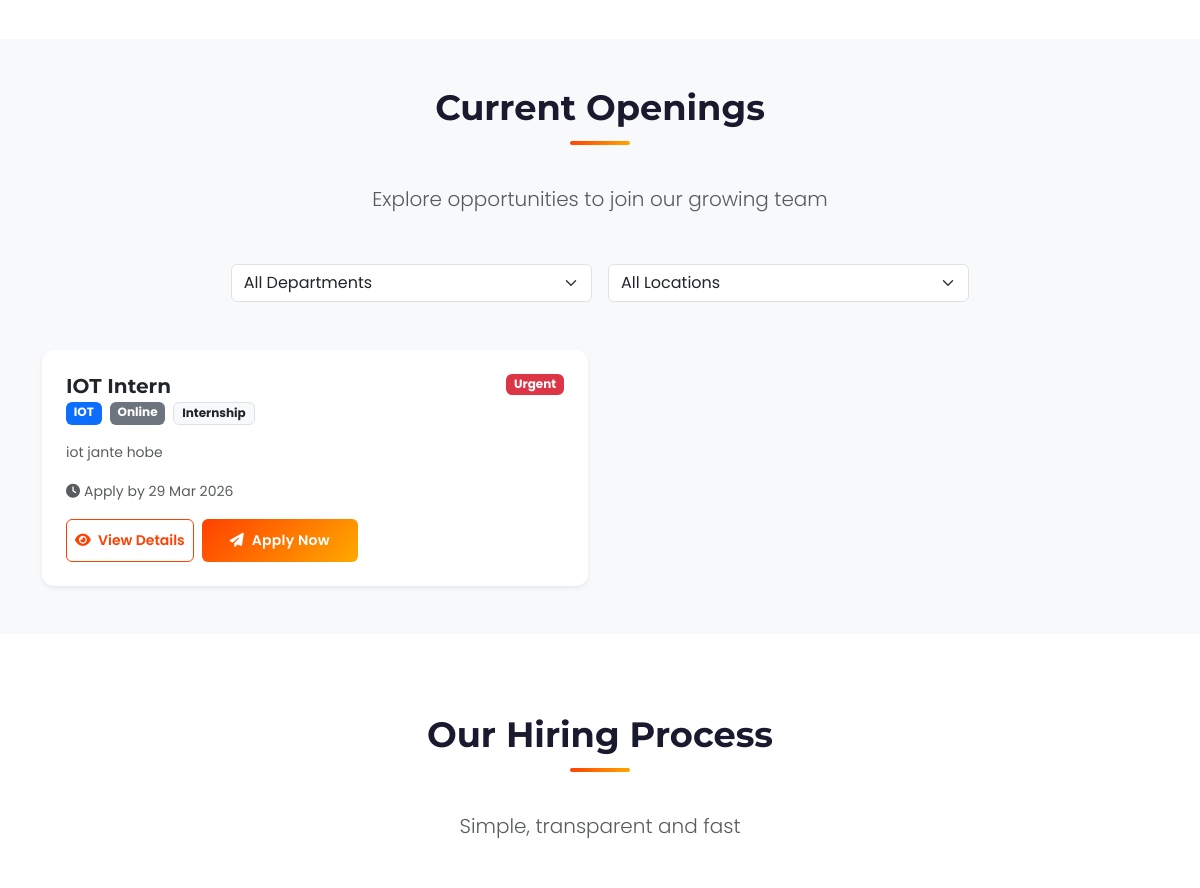
The app's page /pages/career.php (middle part), older data.
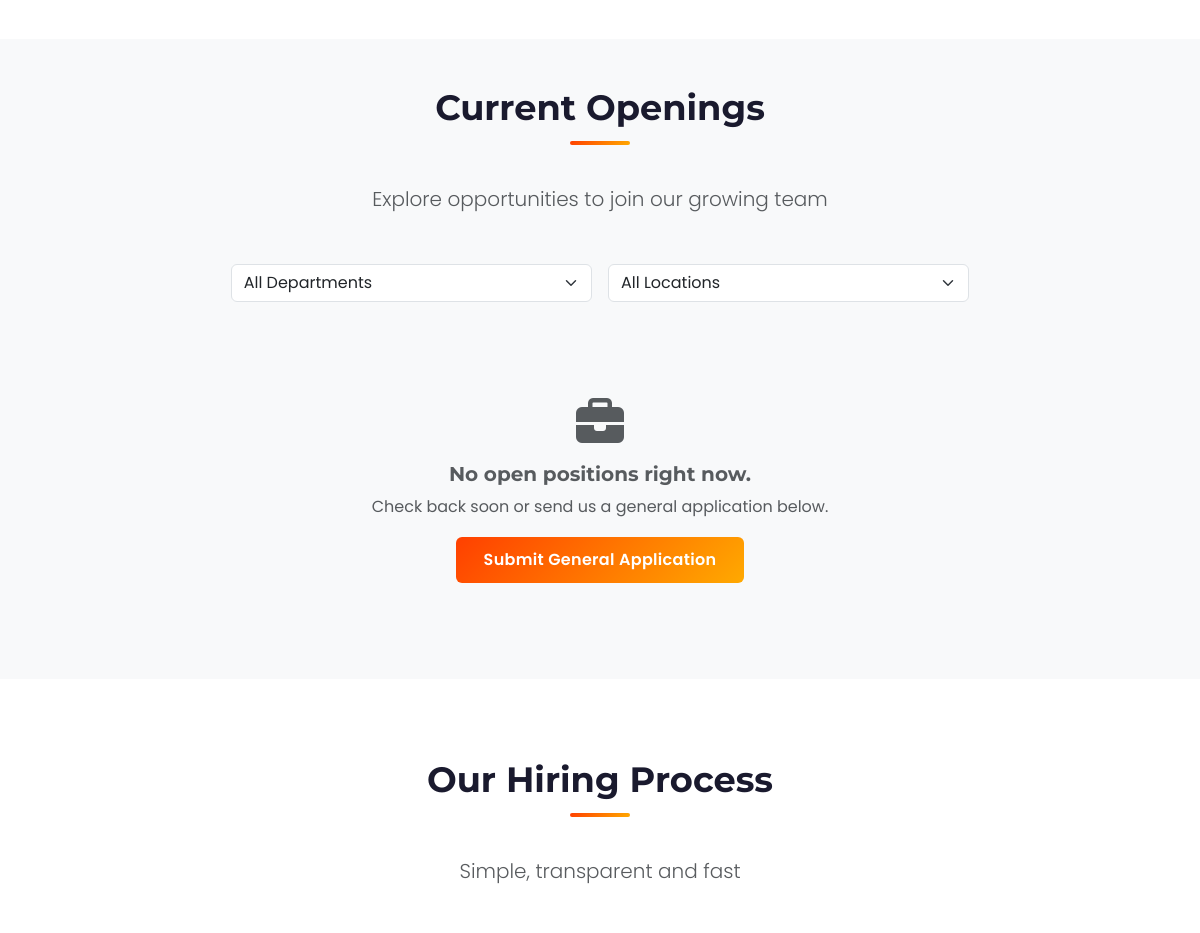
The same page, newer data.
### tables this page shows
CREATE TABLE `job_openings` (
  `id` int(11) NOT NULL,
  `title` varchar(200) NOT NULL,
  `department` varchar(50) NOT NULL,
  `location` varchar(50) NOT NULL,
  `employment_type` enum('full-time','part-time','contract','internship') DEFAULT 'full-time',
  `description` text NOT NULL,
  `requirements` text NOT NULL,
  `responsibilities` text DEFAULT NULL,
  `benefits` text DEFAULT NULL,
  `is_active` tinyint(1) DEFAULT 1,
  `posted_date` date DEFAULT NULL,
  `application_deadline` date DEFAULT NULL,
  `views` int(11) DEFAULT 0,
  `created_at` timestamp NOT NULL DEFAULT current_timestamp()
);

### pages/career.php (the view, shortened to what the changed rows need)
<?php
require_once '../includes/header.php';
$where  = "WHERE is_active = 1";
$jStmt = $conn->prepare("SELECT * FROM job_openings $where ORDER BY posted_date DESC");
$jStmt->execute();
$jobs     = $jStmt->get_result()->fetch_all(MYSQLI_ASSOC);
?>
<section class="py-5 bg-light" id="openings">
    <div class="container">
        <div class="text-center mb-5">
            <h2 class="section-title">Current Openings</h2>
        </div>
        <?php if (empty($jobs)): ?>
        <div class="text-center py-5">
            <i class="fas fa-briefcase fa-3x text-muted mb-3"></i>
            <h5 class="text-muted">No open positions right now.</h5>
            <p class="text-muted">Check back soon or send us a general application below.</p>
            <button class="btn btn-primary" data-bs-toggle="modal" data-bs-target="#applyModal"
                    data-position="General Application" data-job-id="0">
                Submit General Application
            </button>
        </div>
        <?php else: ?>
        <div class="row g-4">
            <?php foreach ($jobs as $job):
                $urgent = ($job['application_deadline'] && strtotime($job['application_deadline']) - time() < 7 * 86400);
            ?>
            <div class="col-lg-6">
                <div class="card h-100 border-0 shadow-sm" style="border-radius:12px;">
                    <div class="card-body p-4">
                        <div class="d-flex justify-content-between align-items-start mb-3">
                            <div>
                                <h5 class="fw-bold mb-1"><?php echo htmlspecialchars($job['title']); ?></h5>
                                <div class="d-flex flex-wrap gap-2">
                                    <span class="badge bg-primary"><?php echo htmlspecialchars($job['department']); ?></span>
                                    <span class="badge bg-secondary"><?php echo htmlspecialchars($job['location']); ?></span>
                                    <span class="badge bg-light text-dark border"><?php echo ucfirst($job['employment_type']); ?></span>
                                </div>
                            </div>
                            <?php if ($urgent): ?>
                            <span class="badge bg-danger flex-shrink-0">Urgent</span>
                            <?php endif; ?>
                        </div>
                        <p class="text-muted small mb-3" style="display:-webkit-box;-webkit-line-clamp:3;-webkit-box-orient:vertical;overflow:hidden;">
                            <?php echo htmlspecialchars($job['description']); ?>
                        </p>
                        <?php if ($job['application_deadline']): ?>
                        <small class="text-muted d-block mb-3">
                            <i class="fas fa-clock me-1"></i>Apply by <?php echo date('d M Y', strtotime($job['application_deadline'])); ?>
                        </small>
                        <?php endif; ?>
                        <div class="d-flex gap-2">
                            <button class="btn btn-outline-primary btn-sm"
                                    data-bs-toggle="modal" data-bs-target="#jobDetailModal"
                                    data-id="<?php echo $job['id']; ?>"
                                    data-title="<?php echo htmlspecialchars($job['title']); ?>"
                                    data-dept="<?php echo htmlspecialchars($job['department']); ?>"
                                    data-loc="<?php echo htmlspecialchars($job['location']); ?>"
                                    data-type="<?php echo htmlspecialchars($job['employment_type']); ?>"
                                    data-desc="<?php echo htmlspecialchars($job['description']); ?>"
                                    data-req="<?php echo htmlspecialchars($job['requirements']); ?>"
                                    data-resp="<?php echo htmlspecialchars($job['responsibilities'] ?? ''); ?>"
                                    data-benefits="<?php echo htmlspecialchars($job['benefits'] ?? ''); ?>"
                                    data-deadline="<?php echo $job['application_deadline'] ? date('d M Y', strtotime($job['application_deadline'])) : ''; ?>">
                                <i class="fas fa-eye me-1"></i> View Details
                            </button>
                            <button class="btn btn-primary btn-sm"
                                    data-bs-toggle="modal" data-bs-target="#applyModal"
                                    data-position="<?php echo htmlspecialchars($job['title']); ?>"
                                    data-job-id="<?php echo $job['id']; ?>">
                                <i class="fas fa-paper-plane me-1"></i> Apply Now
                            </button>
                        </div>
                    </div>
                </div>
            </div>
            <?php endforeach; ?>
        </div>
        <?php endif; ?>
    </div>
</section>
<section class="section-padding">
    <div class="container">
        <div class="text-center mb-5">
            <h2 class="section-title">Our Hiring Process</h2>
        </div>
    </div>
</section>
<?php require_once '../includes/footer.php'; ?>

Row changes from the older to the newer data that the page shows:
removed job_openings: title "IOT Intern", department "IOT", location "Online", employment_type "Internship", shows "Urgent", description "iot jante hobe", application_deadline "29 Mar 2026"
Text that changed along with them:
text now shown: "No open positions right now. Check back soon or send us a general application below. Submit General Application"
